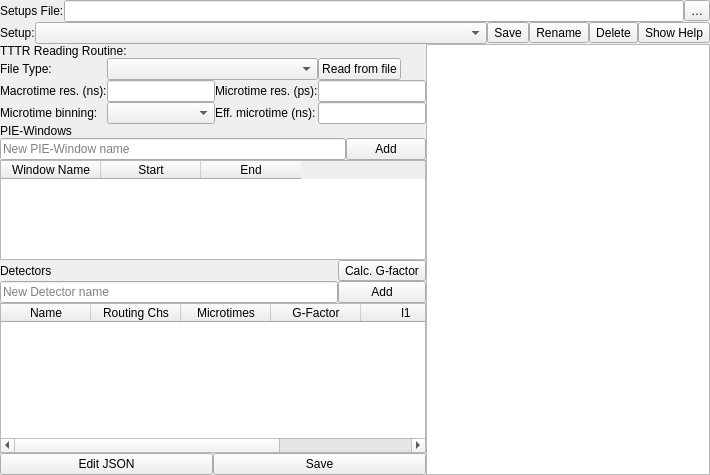
<?xml version="1.0" encoding="UTF-8"?>
<ui version="4.0">
 <class>DetectorWizardPage</class>
 <widget class="QWizardPage" name="DetectorWizardPage">
  <property name="geometry">
   <rect>
    <x>0</x>
    <y>0</y>
    <width>710</width>
    <height>473</height>
   </rect>
  </property>
  <property name="sizePolicy">
   <sizepolicy hsizetype="Preferred" vsizetype="Preferred">
    <horstretch>0</horstretch>
    <verstretch>0</verstretch>
   </sizepolicy>
  </property>
  <property name="windowTitle">
   <string>Detectors and PIE-window definition</string>
  </property>
  <layout class="QGridLayout" name="gridLayout">
   <property name="leftMargin">
    <number>0</number>
   </property>
   <property name="topMargin">
    <number>0</number>
   </property>
   <property name="rightMargin">
    <number>0</number>
   </property>
   <property name="bottomMargin">
    <number>0</number>
   </property>
   <property name="spacing">
    <number>0</number>
   </property>
   <item row="0" column="0" colspan="2">
    <layout class="QHBoxLayout" name="setups_file_layout">
     <property name="spacing">
      <number>0</number>
     </property>
     <property name="leftMargin">
      <number>0</number>
     </property>
     <property name="topMargin">
      <number>0</number>
     </property>
     <property name="rightMargin">
      <number>0</number>
     </property>
     <property name="bottomMargin">
      <number>0</number>
     </property>
     <item>
      <widget class="QLabel" name="label">
       <property name="text">
        <string>Setups File:</string>
       </property>
      </widget>
     </item>
     <item>
      <widget class="QLineEdit" name="setups_file_le">
       <property name="readOnly">
        <bool>true</bool>
       </property>
      </widget>
     </item>
     <item>
      <widget class="QToolButton" name="load_setups_file_button">
       <property name="toolTip">
        <string>Load a different detector setups file</string>
       </property>
       <property name="text">
        <string>…</string>
       </property>
      </widget>
     </item>
    </layout>
   </item>
   <item row="1" column="0" colspan="2">
    <layout class="QHBoxLayout" name="setup_layout">
     <property name="spacing">
      <number>0</number>
     </property>
     <property name="leftMargin">
      <number>0</number>
     </property>
     <property name="topMargin">
      <number>0</number>
     </property>
     <property name="rightMargin">
      <number>0</number>
     </property>
     <property name="bottomMargin">
      <number>0</number>
     </property>
     <item>
      <widget class="QLabel" name="label_2">
       <property name="sizePolicy">
        <sizepolicy hsizetype="Fixed" vsizetype="Preferred">
         <horstretch>0</horstretch>
         <verstretch>0</verstretch>
        </sizepolicy>
       </property>
       <property name="text">
        <string>Setup:</string>
       </property>
      </widget>
     </item>
     <item>
      <widget class="QComboBox" name="setup_combo"/>
     </item>
     <item>
      <widget class="QToolButton" name="save_setup_button">
       <property name="text">
        <string>Save</string>
       </property>
      </widget>
     </item>
     <item>
      <widget class="QToolButton" name="rename_setup_button">
       <property name="text">
        <string>Rename</string>
       </property>
      </widget>
     </item>
     <item>
      <widget class="QToolButton" name="delete_setup_button">
       <property name="text">
        <string>Delete</string>
       </property>
      </widget>
     </item>
     <item>
      <widget class="QToolButton" name="help_button">
       <property name="text">
        <string>Show Help</string>
       </property>
       <property name="checkable">
        <bool>true</bool>
       </property>
      </widget>
     </item>
    </layout>
   </item>
   <item row="2" column="0">
    <layout class="QGridLayout" name="tttr_layout">
     <property name="leftMargin">
      <number>0</number>
     </property>
     <property name="topMargin">
      <number>0</number>
     </property>
     <property name="rightMargin">
      <number>0</number>
     </property>
     <property name="bottomMargin">
      <number>0</number>
     </property>
     <property name="spacing">
      <number>0</number>
     </property>
     <item row="0" column="0" colspan="4">
      <widget class="QLabel" name="label_3">
       <property name="text">
        <string>TTTR Reading Routine:</string>
       </property>
      </widget>
     </item>
     <item row="1" column="0">
      <widget class="QLabel" name="label_4">
       <property name="text">
        <string>File Type:</string>
       </property>
      </widget>
     </item>
     <item row="2" column="0">
      <widget class="QLabel" name="label_5">
       <property name="text">
        <string>Macrotime res. (ns):</string>
       </property>
      </widget>
     </item>
     <item row="2" column="1">
      <widget class="QLineEdit" name="macro_time_le"/>
     </item>
     <item row="2" column="2">
      <widget class="QLabel" name="label_6">
       <property name="text">
        <string>Microtime res. (ps):</string>
       </property>
      </widget>
     </item>
     <item row="2" column="3">
      <widget class="QLineEdit" name="micro_time_le"/>
     </item>
     <item row="3" column="0">
      <widget class="QLabel" name="label_7">
       <property name="text">
        <string>Microtime binning:</string>
       </property>
      </widget>
     </item>
     <item row="3" column="1">
      <widget class="QComboBox" name="micro_binning_combo"/>
     </item>
     <item row="3" column="2">
      <widget class="QLabel" name="label_8">
       <property name="text">
        <string>Eff. microtime (ns):</string>
       </property>
      </widget>
     </item>
     <item row="3" column="3">
      <widget class="QLineEdit" name="effective_micro_time_le">
       <property name="readOnly">
        <bool>true</bool>
       </property>
      </widget>
     </item>
     <item row="1" column="3">
      <widget class="QPushButton" name="read_tttr_button">
       <property name="sizePolicy">
        <sizepolicy hsizetype="Fixed" vsizetype="Fixed">
         <horstretch>0</horstretch>
         <verstretch>0</verstretch>
        </sizepolicy>
       </property>
       <property name="text">
        <string>Read from file</string>
       </property>
      </widget>
     </item>
     <item row="1" column="1" colspan="2">
      <widget class="QComboBox" name="file_type_combo"/>
     </item>
    </layout>
   </item>
   <item row="2" column="1" rowspan="4">
    <widget class="QTextEdit" name="help_text">
     <property name="sizePolicy">
      <sizepolicy hsizetype="Expanding" vsizetype="Minimum">
       <horstretch>0</horstretch>
       <verstretch>0</verstretch>
      </sizepolicy>
     </property>
     <property name="maximumSize">
      <size>
       <width>16777215</width>
       <height>16777215</height>
      </size>
     </property>
     <property name="visible">
      <bool>true</bool>
     </property>
     <property name="readOnly">
      <bool>true</bool>
     </property>
    </widget>
   </item>
   <item row="3" column="0">
    <layout class="QGridLayout" name="gridLayout_2">
     <property name="spacing">
      <number>0</number>
     </property>
     <item row="2" column="0">
      <widget class="QLineEdit" name="new_window_le">
       <property name="placeholderText">
        <string>New PIE-Window name</string>
       </property>
      </widget>
     </item>
     <item row="0" column="0">
      <widget class="QLabel" name="label_9">
       <property name="text">
        <string>PIE-Windows</string>
       </property>
      </widget>
     </item>
     <item row="2" column="1">
      <widget class="QPushButton" name="add_window_button">
       <property name="text">
        <string>Add</string>
       </property>
      </widget>
     </item>
     <item row="3" column="0" colspan="2">
      <widget class="QTableWidget" name="windows_form">
       <property name="sizePolicy">
        <sizepolicy hsizetype="Expanding" vsizetype="Fixed">
         <horstretch>0</horstretch>
         <verstretch>0</verstretch>
        </sizepolicy>
       </property>
       <property name="maximumSize">
        <size>
         <width>16777215</width>
         <height>100</height>
        </size>
       </property>
       <property name="alternatingRowColors">
        <bool>false</bool>
       </property>
       <property name="sortingEnabled">
        <bool>false</bool>
       </property>
       <property name="columnCount">
        <number>3</number>
       </property>
       <attribute name="horizontalHeaderVisible">
        <bool>true</bool>
       </attribute>
       <attribute name="horizontalHeaderCascadingSectionResizes">
        <bool>false</bool>
       </attribute>
       <attribute name="horizontalHeaderMinimumSectionSize">
        <number>20</number>
       </attribute>
       <column>
        <property name="text">
         <string>Window Name</string>
        </property>
       </column>
       <column>
        <property name="text">
         <string>Start</string>
        </property>
       </column>
       <column>
        <property name="text">
         <string>End</string>
        </property>
       </column>
      </widget>
     </item>
    </layout>
   </item>
   <item row="4" column="0">
    <layout class="QGridLayout" name="gridLayout_3">
     <property name="spacing">
      <number>0</number>
     </property>
     <item row="1" column="0">
      <widget class="QLineEdit" name="new_detector_le">
       <property name="placeholderText">
        <string>New Detector name</string>
       </property>
      </widget>
     </item>
     <item row="0" column="0">
      <widget class="QLabel" name="label_10">
       <property name="text">
        <string>Detectors</string>
       </property>
      </widget>
     </item>
     <item row="1" column="1">
      <widget class="QPushButton" name="add_detector_button">
       <property name="text">
        <string>Add</string>
       </property>
      </widget>
     </item>
     <item row="2" column="0" colspan="2">
      <widget class="QTableWidget" name="detectors_form">
       <property name="sizePolicy">
        <sizepolicy hsizetype="Expanding" vsizetype="Minimum">
         <horstretch>0</horstretch>
         <verstretch>0</verstretch>
        </sizepolicy>
       </property>
       <property name="maximumSize">
        <size>
         <width>16777215</width>
         <height>150</height>
        </size>
       </property>
       <property name="toolTip">
        <string>Routing Chs: comma-separated integers (e.g. &quot;0, 1&quot;). Microtimes: microtime ranges per detector in start:end or start-end form; separate multiple ranges with ';' or ','; negative values allowed.</string>
       </property>
       <property name="autoScroll">
        <bool>true</bool>
       </property>
       <property name="alternatingRowColors">
        <bool>false</bool>
       </property>
       <property name="columnCount">
        <number>6</number>
       </property>
       <attribute name="horizontalHeaderMinimumSectionSize">
        <number>20</number>
       </attribute>
       <attribute name="horizontalHeaderDefaultSectionSize">
        <number>90</number>
       </attribute>
       <column>
        <property name="text">
         <string>Name</string>
        </property>
       </column>
       <column>
        <property name="text">
         <string>Routing Chs</string>
        </property>
       </column>
       <column>
        <property name="text">
         <string>Microtimes</string>
        </property>
       </column>
       <column>
        <property name="text">
         <string>G-Factor</string>
        </property>
       </column>
       <column>
        <property name="text">
         <string>l1</string>
        </property>
       </column>
       <column>
        <property name="text">
         <string>l2</string>
        </property>
       </column>
      </widget>
     </item>
     <item row="0" column="1">
      <widget class="QToolButton" name="toolButton_calc_g_factor">
       <property name="text">
        <string>Calc. G-factor</string>
       </property>
      </widget>
     </item>
    </layout>
   </item>
   <item row="5" column="0">
    <layout class="QGridLayout" name="controls">
     <property name="leftMargin">
      <number>0</number>
     </property>
     <property name="topMargin">
      <number>0</number>
     </property>
     <property name="rightMargin">
      <number>0</number>
     </property>
     <property name="bottomMargin">
      <number>0</number>
     </property>
     <property name="spacing">
      <number>0</number>
     </property>
     <item row="0" column="2">
      <widget class="QPushButton" name="edit_json_button">
       <property name="text">
        <string>Edit JSON</string>
       </property>
      </widget>
     </item>
     <item row="0" column="3">
      <widget class="QPushButton" name="save_button">
       <property name="text">
        <string>Save</string>
       </property>
      </widget>
     </item>
    </layout>
   </item>
  </layout>
 </widget>
 <resources/>
 <connections/>
</ui>
